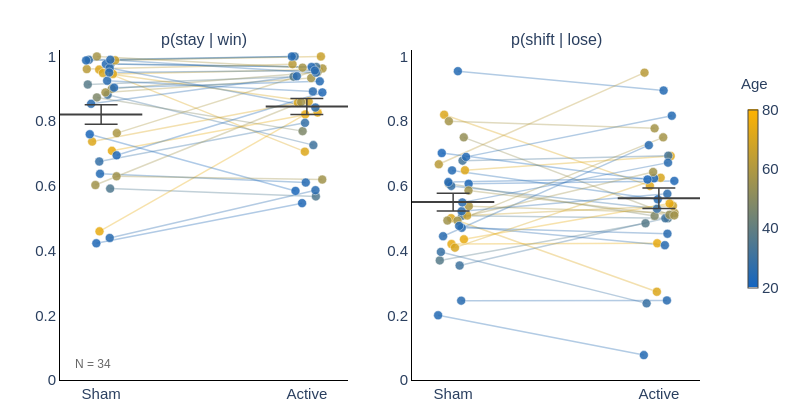
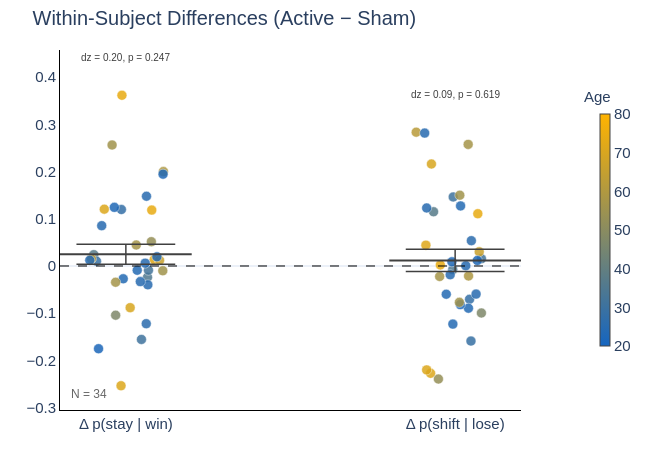

Write notebook code for charts like these, in order.
### Markdown cell above
---
## 4. Win-Stay / Lose-Shift Analysis

### Code cell
# WSLS analysis for H1 and H2
wsls_results = run_wsls_analysis(data_h1, data_h2, data)

### Figure 1 — Plotly figure (JSON) as saved in the notebook; plotly's stock layout.template omitted (floating-point values rounded to 4 significant figures)
{"data": [{"hoverinfo": "skip", "line": {"color": "rgba(79,120,143,0.35)", "width": 1.5}, "mode": "lines", "showlegend": false, "type": "scatter", "x": [0.04383, 1.044], "xaxis": "x", "y": [0.5915, 0.5676], "yaxis": "y"}, {"hoverinfo": "skip", "line": {"color": "rgba(220,167,28,0.35)", "width": 1.5}, "mode": "lines", "showlegend": false, "type": "scatter", "x": [-0.009779, 0.9902], "xaxis": "x", "y": [0.9595, 0.7059], "yaxis": "y"}, {"hoverinfo": "skip", "line": {"color": "rgba(223,168,25,0.35)", "width": 1.5}, "mode": "lines", "showlegend": false, "type": "scatter", "x": [0.05738, 1.057], "xaxis": "x", "y": [0.9459, 0.9595], "yaxis": "y"}, {"hoverinfo": "skip", "line": {"color": "rgba(63,115,157,0.35)", "width": 1.5}, "mode": "lines", "showlegend": false, "type": "scatter", "x": [0.03158, 1.032], "xaxis": "x", "y": [0.8816, 0.726], "yaxis": "y"}, {"hoverinfo": "skip", "line": {"color": "rgba(87,123,137,0.35)", "width": 1.5}, "mode": "lines", "showlegend": false, "type": "scatter", "x": [-0.06493, 0.9351], "xaxis": "x", "y": [0.9135, 0.9375], "yaxis": "y"}, {"hoverinfo": "skip", "line": {"color": "rgba(173,151,67,0.35)", "width": 1.5}, "mode": "lines", "showlegend": false, "type": "scatter", "x": [0.0761, 1.076], "xaxis": "x", "y": [0.7632, 0.963], "yaxis": "y"}, {"hoverinfo": "skip", "line": {"color": "rgba(40,107,176,0.35)", "width": 1.5}, "mode": "lines", "showlegend": false, "type": "scatter", "x": [0.04178, 1.042], "xaxis": "x", "y": [0.439, 0.5867], "yaxis": "y"}, {"hoverinfo": "skip", "line": {"color": "rgba(67,116,153,0.35)", "width": 1.5}, "mode": "lines", "showlegend": false, "type": "scatter", "x": [0.04577, 1.046], "xaxis": "x", "y": [0.9767, 0.9677], "yaxis": "y"}, {"hoverinfo": "skip", "line": {"color": "rgba(55,112,163,0.35)", "width": 1.5}, "mode": "lines", "showlegend": false, "type": "scatter", "x": [-0.0595, 0.9405], "xaxis": "x", "y": [0.9898, 1], "yaxis": "y"}, {"hoverinfo": "skip", "line": {"color": "rgba(232,171,18,0.35)", "width": 1.5}, "mode": "lines", "showlegend": false, "type": "scatter", "x": [-0.007938, 0.9921], "xaxis": "x", "y": [0.4595, 0.8209], "yaxis": "y"}, {"hoverinfo": "skip", "line": {"color": "rgba(126,136,105,0.35)", "width": 1.5}, "mode": "lines", "showlegend": false, "type": "scatter", "x": [-0.02067, 0.9793], "xaxis": "x", "y": [0.8734, 0.7692], "yaxis": "y"}, {"hoverinfo": "skip", "line": {"color": "rgba(200,160,44,0.35)", "width": 1.5}, "mode": "lines", "showlegend": false, "type": "scatter", "x": [0.06828, 1.068], "xaxis": "x", "y": [0.988, 1], "yaxis": "y"}, {"hoverinfo": "skip", "line": {"color": "rgba(36,106,179,0.35)", "width": 1.5}, "mode": "lines", "showlegend": false, "type": "scatter", "x": [0.02302, 1.023], "xaxis": "x", "y": [0.9765, 0.9674], "yaxis": "y"}, {"hoverinfo": "skip", "line": {"color": "rgba(149,143,86,0.35)", "width": 1.5}, "mode": "lines", "showlegend": false, "type": "scatter", "x": [0.05164, 1.052], "xaxis": "x", "y": [0.9, 0.9515], "yaxis": "y"}, {"hoverinfo": "skip", "line": {"color": "rgba(52,111,166,0.35)", "width": 1.5}, "mode": "lines", "showlegend": false, "type": "scatter", "x": [-0.009054, 0.9909], "xaxis": "x", "y": [0.6753, 0.7949], "yaxis": "y"}, {"hoverinfo": "skip", "line": {"color": "rgba(220,167,28,0.35)", "width": 1.5}, "mode": "lines", "showlegend": false, "type": "scatter", "x": [-0.04364, 0.9564], "xaxis": "x", "y": [0.7368, 0.8571], "yaxis": "y"}, {"hoverinfo": "skip", "line": {"color": "rgba(216,166,31,0.35)", "width": 1.5}, "mode": "lines", "showlegend": false, "type": "scatter", "x": [0.008734, 1.009], "xaxis": "x", "y": [0.949, 0.8608], "yaxis": "y"}, {"hoverinfo": "skip", "line": {"color": "rgba(185,155,57,0.35)", "width": 1.5}, "mode": "lines", "showlegend": false, "type": "scatter", "x": [-0.06979, 0.9302], "xaxis": "x", "y": [0.961, 0.9762], "yaxis": "y"}, {"hoverinfo": "skip", "line": {"color": "rgba(232,171,18,0.35)", "width": 1.5}, "mode": "lines", "showlegend": false, "type": "scatter", "x": [0.05242, 1.052], "xaxis": "x", "y": [0.7083, 0.8267], "yaxis": "y"}, {"hoverinfo": "skip", "line": {"color": "rgba(165,149,73,0.35)", "width": 1.5}, "mode": "lines", "showlegend": false, "type": "scatter", "x": [0.02107, 1.021], "xaxis": "x", "y": [0.8889, 0.9333], "yaxis": "y"}, {"hoverinfo": "skip", "line": {"color": "rgba(43,108,173,0.35)", "width": 1.5}, "mode": "lines", "showlegend": false, "type": "scatter", "x": [0.04129, 1.041], "xaxis": "x", "y": [0.9643, 0.8421], "yaxis": "y"}, {"hoverinfo": "skip", "line": {"color": "rgba(32,104,182,0.35)", "width": 1.5}, "mode": "lines", "showlegend": false, "type": "scatter", "x": [-0.02328, 0.9767], "xaxis": "x", "y": [0.4225, 0.5467], "yaxis": "y"}, {"hoverinfo": "skip", "line": {"color": "rgba(32,104,182,0.35)", "width": 1.5}, "mode": "lines", "showlegend": false, "type": "scatter", "x": [0.07531, 1.075], "xaxis": "x", "y": [0.6944, 0.8889], "yaxis": "y"}, {"hoverinfo": "skip", "line": {"color": "rgba(36,106,179,0.35)", "width": 1.5}, "mode": "lines", "showlegend": false, "type": "scatter", "x": [0.0629, 1.063], "xaxis": "x", "y": [0.9036, 0.9231], "yaxis": "y"}, {"hoverinfo": "skip", "line": {"color": "rgba(40,107,176,0.35)", "width": 1.5}, "mode": "lines", "showlegend": false, "type": "scatter", "x": [0.04454, 1.045], "xaxis": "x", "y": [0.9899, 0.95], "yaxis": "y"}, {"hoverinfo": "skip", "line": {"color": "rgba(40,107,176,0.35)", "width": 1.5}, "mode": "lines", "showlegend": false, "type": "scatter", "x": [-0.04886, 0.9511], "xaxis": "x", "y": [0.8537, 0.939], "yaxis": "y"}, {"hoverinfo": "skip", "line": {"color": "rgba(36,106,179,0.35)", "width": 1.5}, "mode": "lines", "showlegend": false, "type": "scatter", "x": [-0.005325, 0.9947], "xaxis": "x", "y": [0.6375, 0.6104], "yaxis": "y"}, {"hoverinfo": "skip", "line": {"color": "rgba(36,106,179,0.35)", "width": 1.5}, "mode": "lines", "showlegend": false, "type": "scatter", "x": [-0.07299, 0.927], "xaxis": "x", "y": [0.9878, 1], "yaxis": "y"}, {"hoverinfo": "skip", "line": {"color": "rgba(28,103,185,0.35)", "width": 1.5}, "mode": "lines", "showlegend": false, "type": "scatter", "x": [-0.05531, 0.9447], "xaxis": "x", "y": [0.7595, 0.5844], "yaxis": "y"}, {"hoverinfo": "skip", "line": {"color": "rgba(40,107,176,0.35)", "width": 1.5}, "mode": "lines", "showlegend": false, "type": "scatter", "x": [0.02929, 1.029], "xaxis": "x", "y": [0.925, 0.8919], "yaxis": "y"}, {"hoverinfo": "skip", "line": {"color": "rgba(40,107,176,0.35)", "width": 1.5}, "mode": "lines", "showlegend": false, "type": "scatter", "x": [0.03916, 1.039], "xaxis": "x", "y": [0.9505, 0.9565], "yaxis": "y"}, {"hoverinfo": "skip", "line": {"color": "rgba(161,147,76,0.35)", "width": 1.5}, "mode": "lines", "showlegend": false, "type": "scatter", "x": [0.0748, 1.075], "xaxis": "x", "y": [0.6296, 0.6196], "yaxis": "y"}, {"hoverinfo": "skip", "line": {"color": "rgba(161,147,76,0.35)", "width": 1.5}, "mode": "lines", "showlegend": false, "type": "scatter", "x": [-0.02787, 0.9721], "xaxis": "x", "y": [0.6026, 0.8587], "yaxis": "y"}, {"hoverinfo": "skip", "line": {"color": "rgba(165,149,73,0.35)", "width": 1.5}, "mode": "lines", "showlegend": false, "type": "scatter", "x": [-0.02073, 0.9793], "xaxis": "x", "y": [1, 0.9655], "yaxis": "y"}, {"hoverinfo": "text+y", "marker": {"color": ["rgb(79,120,143)", "rgb(220,167,28)", "rgb(223,168,25)", "rgb(63,115,157)", "rgb(87,123,137)", "rgb(173,151,67)", "rgb(40,107,176)", "rgb(67,116,153)", "rgb(55,112,163)", "rgb(232,171,18)", "rgb(126,136,105)", "rgb(200,160,44)", "rgb(36,106,179)", "rgb(149,143,86)", "rgb(52,111,166)", "rgb(220,167,28)", "rgb(216,166,31)", "rgb(185,155,57)", "rgb(232,171,18)", "rgb(165,149,73)", "rgb(43,108,173)", "rgb(32,104,182)", "rgb(32,104,182)", "rgb(36,106,179)", "rgb(40,107,176)", "rgb(40,107,176)", "rgb(36,106,179)", "rgb(36,106,179)", "rgb(28,103,185)", "rgb(40,107,176)", "rgb(40,107,176)", "rgb(161,147,76)", "rgb(161,147,76)", "rgb(165,149,73)"], "line": {"color": "white", "width": 0.5}, "opacity": 0.85, "size": 9}, "mode": "markers", "showlegend": false, "text": ["sub-10369<br>Age: 35", "sub-10418<br>Age: 71", "sub-10541<br>Age: 72", "sub-10559<br>Age: 31", "sub-10589<br>Age: 37", "sub-10590<br>Age: 59", "sub-10606<br>Age: 25", "sub-10608<br>Age: 32", "sub-10636<br>Age: 29", "sub-10638<br>Age: 74", "sub-10641<br>Age: 47", "sub-10649<br>Age: 66", "sub-10656<br>Age: 24", "sub-10661<br>Age: 53", "sub-10804<br>Age: 28", "sub-10809<br>Age: 71", "sub-10810<br>Age: 70", "sub-10862<br>Age: 62", "sub-10866<br>Age: 74", "sub-10886<br>Age: 57", "sub-10950<br>Age: 26", "sub-10951<br>Age: 23", "sub-10998<br>Age: 23", "sub-11016<br>Age: 24", "sub-11030<br>Age: 25", "sub-11031<br>Age: 25", "sub-11036<br>Age: 24", "sub-11286<br>Age: 24", "sub-11318<br>Age: 22", "sub-11329<br>Age: 25", "sub-11526<br>Age: 25", "sub-11563<br>Age: 56", "sub-11628<br>Age: 56", "sub-11631<br>Age: 57"], "type": "scatter", "x": [0.04383, -0.009779, 0.05738, 0.03158, -0.06493, 0.0761, 0.04178, 0.04577, -0.0595, -0.007938, -0.02067, 0.06828, 0.02302, 0.05164, -0.009054, -0.04364, 0.008734, -0.06979, 0.05242, 0.02107, 0.04129, -0.02328, 0.07531, 0.0629, 0.04454, -0.04886, -0.005325, -0.07299, -0.05531, 0.02929, 0.03916, 0.0748, -0.02787, -0.02073], "xaxis": "x", "y": [0.5915, 0.9595, 0.9459, 0.8816, 0.9135, 0.7632, 0.439, 0.9767, 0.9898, 0.4595, 0.8734, 0.988, 0.9765, 0.9, 0.6753, 0.7368, 0.949, 0.961, 0.7083, 0.8889, 0.9643, 0.4225, 0.6944, 0.9036, 0.9899, 0.8537, 0.6375, 0.9878, 0.7595, 0.925, 0.9505, 0.6296, 0.6026, 1], "yaxis": "y"}, {"hoverinfo": "skip", "line": {"color": "#404040", "width": 1.5}, "mode": "lines", "showlegend": false, "type": "scatter", "x": [0, 0], "xaxis": "x", "y": [0.7904, 0.8506], "yaxis": "y"}, {"hoverinfo": "skip", "line": {"color": "#404040", "width": 1.5}, "mode": "lines", "showlegend": false, "type": "scatter", "x": [-0.08, 0.08], "xaxis": "x", "y": [0.8506, 0.8506], "yaxis": "y"}, {"hoverinfo": "skip", "line": {"color": "#404040", "width": 1.5}, "mode": "lines", "showlegend": false, "type": "scatter", "x": [-0.08, 0.08], "xaxis": "x", "y": [0.7904, 0.7904], "yaxis": "y"}, {"hoverinfo": "text", "line": {"color": "#404040", "width": 2}, "mode": "lines", "showlegend": false, "text": ["Sham mean: 0.821", "Sham mean: 0.821"], "type": "scatter", "x": [-0.2, 0.2], "xaxis": "x", "y": [0.8205, 0.8205], "yaxis": "y"}, {"hoverinfo": "text+y", "marker": {"color": ["rgb(79,120,143)", "rgb(220,167,28)", "rgb(223,168,25)", "rgb(63,115,157)", "rgb(87,123,137)", "rgb(173,151,67)", "rgb(40,107,176)", "rgb(67,116,153)", "rgb(55,112,163)", "rgb(232,171,18)", "rgb(126,136,105)", "rgb(200,160,44)", "rgb(36,106,179)", "rgb(149,143,86)", "rgb(52,111,166)", "rgb(220,167,28)", "rgb(216,166,31)", "rgb(185,155,57)", "rgb(232,171,18)", "rgb(165,149,73)", "rgb(43,108,173)", "rgb(32,104,182)", "rgb(32,104,182)", "rgb(36,106,179)", "rgb(40,107,176)", "rgb(40,107,176)", "rgb(36,106,179)", "rgb(36,106,179)", "rgb(28,103,185)", "rgb(40,107,176)", "rgb(40,107,176)", "rgb(161,147,76)", "rgb(161,147,76)", "rgb(165,149,73)"], "line": {"color": "white", "width": 0.5}, "opacity": 0.85, "size": 9}, "mode": "markers", "showlegend": false, "text": ["sub-10369<br>Age: 35", "sub-10418<br>Age: 71", "sub-10541<br>Age: 72", "sub-10559<br>Age: 31", "sub-10589<br>Age: 37", "sub-10590<br>Age: 59", "sub-10606<br>Age: 25", "sub-10608<br>Age: 32", "sub-10636<br>Age: 29", "sub-10638<br>Age: 74", "sub-10641<br>Age: 47", "sub-10649<br>Age: 66", "sub-10656<br>Age: 24", "sub-10661<br>Age: 53", "sub-10804<br>Age: 28", "sub-10809<br>Age: 71", "sub-10810<br>Age: 70", "sub-10862<br>Age: 62", "sub-10866<br>Age: 74", "sub-10886<br>Age: 57", "sub-10950<br>Age: 26", "sub-10951<br>Age: 23", "sub-10998<br>Age: 23", "sub-11016<br>Age: 24", "sub-11030<br>Age: 25", "sub-11031<br>Age: 25", "sub-11036<br>Age: 24", "sub-11286<br>Age: 24", "sub-11318<br>Age: 22", "sub-11329<br>Age: 25", "sub-11526<br>Age: 25", "sub-11563<br>Age: 56", "sub-11628<br>Age: 56", "sub-11631<br>Age: 57"], "type": "scatter", "x": [1.044, 0.9902, 1.057, 1.032, 0.9351, 1.076, 1.042, 1.046, 0.9405, 0.9921, 0.9793, 1.068, 1.023, 1.052, 0.9909, 0.9564, 1.009, 0.9302, 1.052, 1.021, 1.041, 0.9767, 1.075, 1.063, 1.045, 0.9511, 0.9947, 0.927, 0.9447, 1.029, 1.039, 1.075, 0.9721, 0.9793], "xaxis": "x", "y": [0.5676, 0.7059, 0.9595, 0.726, 0.9375, 0.963, 0.5867, 0.9677, 1, 0.8209, 0.7692, 1, 0.9674, 0.9515, 0.7949, 0.8571, 0.8608, 0.9762, 0.8267, 0.9333, 0.8421, 0.5467, 0.8889, 0.9231, 0.95, 0.939, 0.6104, 1, 0.5844, 0.8919, 0.9565, 0.6196, 0.8587, 0.9655], "yaxis": "y"}, {"hoverinfo": "skip", "line": {"color": "#404040", "width": 1.5}, "mode": "lines", "showlegend": false, "type": "scatter", "x": [1, 1], "xaxis": "x", "y": [0.8209, 0.8702], "yaxis": "y"}, {"hoverinfo": "skip", "line": {"color": "#404040", "width": 1.5}, "mode": "lines", "showlegend": false, "type": "scatter", "x": [0.92, 1.08], "xaxis": "x", "y": [0.8702, 0.8702], "yaxis": "y"}, {"hoverinfo": "skip", "line": {"color": "#404040", "width": 1.5}, "mode": "lines", "showlegend": false, "type": "scatter", "x": [0.92, 1.08], "xaxis": "x", "y": [0.8209, 0.8209], "yaxis": "y"}, {"hoverinfo": "text", "line": {"color": "#404040", "width": 2}, "mode": "lines", "showlegend": false, "text": ["Active mean: 0.846", "Active mean: 0.846"], "type": "scatter", "x": [0.8, 1.2], "xaxis": "x", "y": [0.8455, 0.8455], "yaxis": "y"}, {"hoverinfo": "skip", "line": {"color": "rgba(79,120,143,0.35)", "width": 1.5}, "mode": "lines", "showlegend": false, "type": "scatter", "x": [0.04383, 1.044], "xaxis": "x2", "y": [0.5077, 0.5], "yaxis": "y2"}, {"hoverinfo": "skip", "line": {"color": "rgba(220,167,28,0.35)", "width": 1.5}, "mode": "lines", "showlegend": false, "type": "scatter", "x": [-0.009779, 0.9902], "xaxis": "x2", "y": [0.5, 0.2727], "yaxis": "y2"}, {"hoverinfo": "skip", "line": {"color": "rgba(223,168,25,0.35)", "width": 1.5}, "mode": "lines", "showlegend": false, "type": "scatter", "x": [0.05738, 1.057], "xaxis": "x2", "y": [0.6481, 0.6923], "yaxis": "y2"}, {"hoverinfo": "skip", "line": {"color": "rgba(63,115,157,0.35)", "width": 1.5}, "mode": "lines", "showlegend": false, "type": "scatter", "x": [0.03158, 1.032], "xaxis": "x2", "y": [0.3538, 0.5], "yaxis": "y2"}, {"hoverinfo": "skip", "line": {"color": "rgba(87,123,137,0.35)", "width": 1.5}, "mode": "lines", "showlegend": false, "type": "scatter", "x": [-0.06493, 0.9351], "xaxis": "x2", "y": [0.3696, 0.4844], "yaxis": "y2"}, {"hoverinfo": "skip", "line": {"color": "rgba(173,151,67,0.35)", "width": 1.5}, "mode": "lines", "showlegend": false, "type": "scatter", "x": [0.0761, 1.076], "xaxis": "x2", "y": [0.5373, 0.5161], "yaxis": "y2"}, {"hoverinfo": "skip", "line": {"color": "rgba(40,107,176,0.35)", "width": 1.5}, "mode": "lines", "showlegend": false, "type": "scatter", "x": [0.04178, 1.042], "xaxis": "x2", "y": [0.4706, 0.4521], "yaxis": "y2"}, {"hoverinfo": "skip", "line": {"color": "rgba(67,116,153,0.35)", "width": 1.5}, "mode": "lines", "showlegend": false, "type": "scatter", "x": [0.04577, 1.046], "xaxis": "x2", "y": [0.678, 0.6933], "yaxis": "y2"}, {"hoverinfo": "skip", "line": {"color": "rgba(55,112,163,0.35)", "width": 1.5}, "mode": "lines", "showlegend": false, "type": "scatter", "x": [-0.0595, 0.9405], "xaxis": "x2", "y": [0.3958, 0.2368], "yaxis": "y2"}, {"hoverinfo": "skip", "line": {"color": "rgba(232,171,18,0.35)", "width": 1.5}, "mode": "lines", "showlegend": false, "type": "scatter", "x": [-0.007938, 0.9921], "xaxis": "x2", "y": [0.4203, 0.4225], "yaxis": "y2"}, {"hoverinfo": "skip", "line": {"color": "rgba(126,136,105,0.35)", "width": 1.5}, "mode": "lines", "showlegend": false, "type": "scatter", "x": [-0.02067, 0.9793], "xaxis": "x2", "y": [0.6066, 0.507], "yaxis": "y2"}, {"hoverinfo": "skip", "line": {"color": "rgba(200,160,44,0.35)", "width": 1.5}, "mode": "lines", "showlegend": false, "type": "scatter", "x": [0.06828, 1.068], "xaxis": "x2", "y": [0.5085, 0.5385], "yaxis": "y2"}, {"hoverinfo": "skip", "line": {"color": "rgba(36,106,179,0.35)", "width": 1.5}, "mode": "lines", "showlegend": false, "type": "scatter", "x": [0.02302, 1.023], "xaxis": "x2", "y": [0.9545, 0.8947], "yaxis": "y2"}, {"hoverinfo": "skip", "line": {"color": "rgba(149,143,86,0.35)", "width": 1.5}, "mode": "lines", "showlegend": false, "type": "scatter", "x": [0.05164, 1.052], "xaxis": "x2", "y": [0.75, 0.5106], "yaxis": "y2"}, {"hoverinfo": "skip", "line": {"color": "rgba(52,111,166,0.35)", "width": 1.5}, "mode": "lines", "showlegend": false, "type": "scatter", "x": [-0.009054, 0.9909], "xaxis": "x2", "y": [0.6, 0.5294], "yaxis": "y2"}, {"hoverinfo": "skip", "line": {"color": "rgba(220,167,28,0.35)", "width": 1.5}, "mode": "lines", "showlegend": false, "type": "scatter", "x": [-0.04364, 0.9564], "xaxis": "x2", "y": [0.82, 0.6], "yaxis": "y2"}, {"hoverinfo": "skip", "line": {"color": "rgba(216,166,31,0.35)", "width": 1.5}, "mode": "lines", "showlegend": false, "type": "scatter", "x": [0.008734, 1.009], "xaxis": "x2", "y": [0.4091, 0.625], "yaxis": "y2"}, {"hoverinfo": "skip", "line": {"color": "rgba(185,155,57,0.35)", "width": 1.5}, "mode": "lines", "showlegend": false, "type": "scatter", "x": [-0.06979, 0.9302], "xaxis": "x2", "y": [0.6667, 0.95], "yaxis": "y2"}, {"hoverinfo": "skip", "line": {"color": "rgba(232,171,18,0.35)", "width": 1.5}, "mode": "lines", "showlegend": false, "type": "scatter", "x": [0.05242, 1.052], "xaxis": "x2", "y": [0.4348, 0.5455], "yaxis": "y2"}, {"hoverinfo": "skip", "line": {"color": "rgba(165,149,73,0.35)", "width": 1.5}, "mode": "lines", "showlegend": false, "type": "scatter", "x": [0.02107, 1.021], "xaxis": "x2", "y": [0.4925, 0.75], "yaxis": "y2"}, {"hoverinfo": "skip", "line": {"color": "rgba(43,108,173,0.35)", "width": 1.5}, "mode": "lines", "showlegend": false, "type": "scatter", "x": [0.04129, 1.041], "xaxis": "x2", "y": [0.5217, 0.5753], "yaxis": "y2"}, {"hoverinfo": "skip", "line": {"color": "rgba(32,104,182,0.35)", "width": 1.5}, "mode": "lines", "showlegend": false, "type": "scatter", "x": [-0.02328, 0.9767], "xaxis": "x2", "y": [0.6118, 0.6234], "yaxis": "y2"}, {"hoverinfo": "skip", "line": {"color": "rgba(32,104,182,0.35)", "width": 1.5}, "mode": "lines", "showlegend": false, "type": "scatter", "x": [0.07531, 1.075], "xaxis": "x2", "y": [0.6066, 0.6154], "yaxis": "y2"}, {"hoverinfo": "skip", "line": {"color": "rgba(36,106,179,0.35)", "width": 1.5}, "mode": "lines", "showlegend": false, "type": "scatter", "x": [0.0629, 1.063], "xaxis": "x2", "y": [0.6897, 0.8169], "yaxis": "y2"}, {"hoverinfo": "skip", "line": {"color": "rgba(40,107,176,0.35)", "width": 1.5}, "mode": "lines", "showlegend": false, "type": "scatter", "x": [0.04454, 1.045], "xaxis": "x2", "y": [0.549, 0.6719], "yaxis": "y2"}, {"hoverinfo": "skip", "line": {"color": "rgba(40,107,176,0.35)", "width": 1.5}, "mode": "lines", "showlegend": false, "type": "scatter", "x": [-0.04886, 0.9511], "xaxis": "x2", "y": [0.4444, 0.7258], "yaxis": "y2"}, {"hoverinfo": "skip", "line": {"color": "rgba(36,106,179,0.35)", "width": 1.5}, "mode": "lines", "showlegend": false, "type": "scatter", "x": [-0.005325, 0.9947], "xaxis": "x2", "y": [0.6479, 0.5584], "yaxis": "y2"}, {"hoverinfo": "skip", "line": {"color": "rgba(36,106,179,0.35)", "width": 1.5}, "mode": "lines", "showlegend": false, "type": "scatter", "x": [-0.07299, 0.927], "xaxis": "x2", "y": [0.2, 0.07692], "yaxis": "y2"}, {"hoverinfo": "skip", "line": {"color": "rgba(28,103,185,0.35)", "width": 1.5}, "mode": "lines", "showlegend": false, "type": "scatter", "x": [-0.05531, 0.9447], "xaxis": "x2", "y": [0.7015, 0.6197], "yaxis": "y2"}, {"hoverinfo": "skip", "line": {"color": "rgba(40,107,176,0.35)", "width": 1.5}, "mode": "lines", "showlegend": false, "type": "scatter", "x": [0.02929, 1.029], "xaxis": "x2", "y": [0.4762, 0.4167], "yaxis": "y2"}, {"hoverinfo": "skip", "line": {"color": "rgba(40,107,176,0.35)", "width": 1.5}, "mode": "lines", "showlegend": false, "type": "scatter", "x": [0.03916, 1.039], "xaxis": "x2", "y": [0.2453, 0.2459], "yaxis": "y2"}, {"hoverinfo": "skip", "line": {"color": "rgba(161,147,76,0.35)", "width": 1.5}, "mode": "lines", "showlegend": false, "type": "scatter", "x": [0.0748, 1.075], "xaxis": "x2", "y": [0.5857, 0.5088], "yaxis": "y2"}, {"hoverinfo": "skip", "line": {"color": "rgba(161,147,76,0.35)", "width": 1.5}, "mode": "lines", "showlegend": false, "type": "scatter", "x": [-0.02787, 0.9721], "xaxis": "x2", "y": [0.493, 0.6429], "yaxis": "y2"}, {"hoverinfo": "skip", "line": {"color": "rgba(165,149,73,0.35)", "width": 1.5}, "mode": "lines", "showlegend": false, "type": "scatter", "x": [-0.02073, 0.9793], "xaxis": "x2", "y": [0.8, 0.7778], "yaxis": "y2"}, {"hoverinfo": "text+y", "marker": {"color": ["rgb(79,120,143)", "rgb(220,167,28)", "rgb(223,168,25)", "rgb(63,115,157)", "rgb(87,123,137)", "rgb(173,151,67)", "rgb(40,107,176)", "rgb(67,116,153)", "rgb(55,112,163)", "rgb(232,171,18)", "rgb(126,136,105)", "rgb(200,160,44)", "rgb(36,106,179)", "rgb(149,143,86)", "rgb(52,111,166)", "rgb(220,167,28)", "rgb(216,166,31)", "rgb(185,155,57)", "rgb(232,171,18)", "rgb(165,149,73)", "rgb(43,108,173)", "rgb(32,104,182)", "rgb(32,104,182)", "rgb(36,106,179)", "rgb(40,107,176)", "rgb(40,107,176)", "rgb(36,106,179)", "rgb(36,106,179)", "rgb(28,103,185)", "rgb(40,107,176)", "rgb(40,107,176)", "rgb(161,147,76)", "rgb(161,147,76)", "rgb(165,149,73)"], "line": {"color": "white", "width": 0.5}, "opacity": 0.85, "size": 9}, "mode": "markers", "showlegend": false, "text": ["sub-10369<br>Age: 35", "sub-10418<br>Age: 71", "sub-10541<br>Age: 72", "sub-10559<br>Age: 31", "sub-10589<br>Age: 37", "sub-10590<br>Age: 59", "sub-10606<br>Age: 25", "sub-10608<br>Age: 32", "sub-10636<br>Age: 29", "sub-10638<br>Age: 74", "sub-10641<br>Age: 47", "sub-10649<br>Age: 66", "sub-10656<br>Age: 24", "sub-10661<br>Age: 53", "sub-10804<br>Age: 28", "sub-10809<br>Age: 71", "sub-10810<br>Age: 70", "sub-10862<br>Age: 62", "sub-10866<br>Age: 74", "sub-10886<br>Age: 57", "sub-10950<br>Age: 26", "sub-10951<br>Age: 23", "sub-10998<br>Age: 23", "sub-11016<br>Age: 24", "sub-11030<br>Age: 25", "sub-11031<br>Age: 25", "sub-11036<br>Age: 24", "sub-11286<br>Age: 24", "sub-11318<br>Age: 22", "sub-11329<br>Age: 25", "sub-11526<br>Age: 25", "sub-11563<br>Age: 56", "sub-11628<br>Age: 56", "sub-11631<br>Age: 57"], "type": "scatter", "x": [0.04383, -0.009779, 0.05738, 0.03158, -0.06493, 0.0761, 0.04178, 0.04577, -0.0595, -0.007938, -0.02067, 0.06828, 0.02302, 0.05164, -0.009054, -0.04364, 0.008734, -0.06979, 0.05242, 0.02107, 0.04129, -0.02328, 0.07531, 0.0629, 0.04454, -0.04886, -0.005325, -0.07299, -0.05531, 0.02929, 0.03916, 0.0748, -0.02787, -0.02073], "xaxis": "x2", "y": [0.5077, 0.5, 0.6481, 0.3538, 0.3696, 0.5373, 0.4706, 0.678, 0.3958, 0.4203, 0.6066, 0.5085, 0.9545, 0.75, 0.6, 0.82, 0.4091, 0.6667, 0.4348, 0.4925, 0.5217, 0.6118, 0.6066, 0.6897, 0.549, 0.4444, 0.6479, 0.2, 0.7015, 0.4762, 0.2453, 0.5857, 0.493, 0.8], "yaxis": "y2"}, {"hoverinfo": "skip", "line": {"color": "#404040", "width": 1.5}, "mode": "lines", "showlegend": false, "type": "scatter", "x": [0, 0], "xaxis": "x2", "y": [0.5225, 0.5773], "yaxis": "y2"}, {"hoverinfo": "skip", "line": {"color": "#404040", "width": 1.5}, "mode": "lines", "showlegend": false, "type": "scatter", "x": [-0.08, 0.08], "xaxis": "x2", "y": [0.5773, 0.5773], "yaxis": "y2"}, {"hoverinfo": "skip", "line": {"color": "#404040", "width": 1.5}, "mode": "lines", "showlegend": false, "type": "scatter", "x": [-0.08, 0.08], "xaxis": "x2", "y": [0.5225, 0.5225], "yaxis": "y2"}, {"hoverinfo": "text", "line": {"color": "#404040", "width": 2}, "mode": "lines", "showlegend": false, "text": ["Sham mean: 0.550", "Sham mean: 0.550"], "type": "scatter", "x": [-0.2, 0.2], "xaxis": "x2", "y": [0.5499, 0.5499], "yaxis": "y2"}, {"hoverinfo": "text+y", "marker": {"color": ["rgb(79,120,143)", "rgb(220,167,28)", "rgb(223,168,25)", "rgb(63,115,157)", "rgb(87,123,137)", "rgb(173,151,67)", "rgb(40,107,176)", "rgb(67,116,153)", "rgb(55,112,163)", "rgb(232,171,18)", "rgb(126,136,105)", "rgb(200,160,44)", "rgb(36,106,179)", "rgb(149,143,86)", "rgb(52,111,166)", "rgb(220,167,28)", "rgb(216,166,31)", "rgb(185,155,57)", "rgb(232,171,18)", "rgb(165,149,73)", "rgb(43,108,173)", "rgb(32,104,182)", "rgb(32,104,182)", "rgb(36,106,179)", "rgb(40,107,176)", "rgb(40,107,176)", "rgb(36,106,179)", "rgb(36,106,179)", "rgb(28,103,185)", "rgb(40,107,176)", "rgb(40,107,176)", "rgb(161,147,76)", "rgb(161,147,76)", "rgb(165,149,73)"], "line": {"color": "white", "width": 0.5}, "opacity": 0.85, "size": 9}, "mode": "markers", "showlegend": false, "text": ["sub-10369<br>Age: 35", "sub-10418<br>Age: 71", "sub-10541<br>Age: 72", "sub-10559<br>Age: 31", "sub-10589<br>Age: 37", "sub-10590<br>Age: 59", "sub-10606<br>Age: 25", "sub-10608<br>Age: 32", "sub-10636<br>Age: 29", "sub-10638<br>Age: 74", "sub-10641<br>Age: 47", "sub-10649<br>Age: 66", "sub-10656<br>Age: 24", "sub-10661<br>Age: 53", "sub-10804<br>Age: 28", "sub-10809<br>Age: 71", "sub-10810<br>Age: 70", "sub-10862<br>Age: 62", "sub-10866<br>Age: 74", "sub-10886<br>Age: 57", "sub-10950<br>Age: 26", "sub-10951<br>Age: 23", "sub-10998<br>Age: 23", "sub-11016<br>Age: 24", "sub-11030<br>Age: 25", "sub-11031<br>Age: 25", "sub-11036<br>Age: 24", "sub-11286<br>Age: 24", "sub-11318<br>Age: 22", "sub-11329<br>Age: 25", "sub-11526<br>Age: 25", "sub-11563<br>Age: 56", "sub-11628<br>Age: 56", "sub-11631<br>Age: 57"], "type": "scatter", "x": [1.044, 0.9902, 1.057, 1.032, 0.9351, 1.076, 1.042, 1.046, 0.9405, 0.9921, 0.9793, 1.068, 1.023, 1.052, 0.9909, 0.9564, 1.009, 0.9302, 1.052, 1.021, 1.041, 0.9767, 1.075, 1.063, 1.045, 0.9511, 0.9947, 0.927, 0.9447, 1.029, 1.039, 1.075, 0.9721, 0.9793], "xaxis": "x2", "y": [0.5, 0.2727, 0.6923, 0.5, 0.4844, 0.5161, 0.4521, 0.6933, 0.2368, 0.4225, 0.507, 0.5385, 0.8947, 0.5106, 0.5294, 0.6, 0.625, 0.95, 0.5455, 0.75, 0.5753, 0.6234, 0.6154, 0.8169, 0.6719, 0.7258, 0.5584, 0.07692, 0.6197, 0.4167, 0.2459, 0.5088, 0.6429, 0.7778], "yaxis": "y2"}, {"hoverinfo": "skip", "line": {"color": "#404040", "width": 1.5}, "mode": "lines", "showlegend": false, "type": "scatter", "x": [1, 1], "xaxis": "x2", "y": [0.5303, 0.5931], "yaxis": "y2"}, {"hoverinfo": "skip", "line": {"color": "#404040", "width": 1.5}, "mode": "lines", "showlegend": false, "type": "scatter", "x": [0.92, 1.08], "xaxis": "x2", "y": [0.5931, 0.5931], "yaxis": "y2"}, {"hoverinfo": "skip", "line": {"color": "#404040", "width": 1.5}, "mode": "lines", "showlegend": false, "type": "scatter", "x": [0.92, 1.08], "xaxis": "x2", "y": [0.5303, 0.5303], "yaxis": "y2"}, {"hoverinfo": "text", "line": {"color": "#404040", "width": 2}, "mode": "lines", "showlegend": false, "text": ["Active mean: 0.562", "Active mean: 0.562"], "type": "scatter", "x": [0.8, 1.2], "xaxis": "x2", "y": [0.5617, 0.5617], "yaxis": "y2"}, {"hoverinfo": "skip", "marker": {"cmax": 80, "cmin": 20, "color": [20, 21.22, 22.45, 23.67, 24.9, 26.12, 27.35, 28.57, 29.8, 31.02, 32.24, 33.47, 34.69, 35.92, 37.14, 38.37, 39.59, 40.82, 42.04, 43.27, 44.49, 45.71, 46.94, 48.16, 49.39, 50.61, 51.84, 53.06, 54.29, 55.51, 56.73, 57.96, 59.18, 60.41, 61.63, 62.86, 64.08, 65.31, 66.53, 67.76, 68.98, 70.2, 71.43, 72.65, 73.88, 75.1, 76.33, 77.55, 78.78, 80], "colorbar": {"len": 0.6, "thickness": 10, "tickfont": {"size": 15}, "x": 1.06, "y": 0.55}, "colorscale": [[0, "#1565C0"], [1, "#FFB300"]], "size": 0.1}, "mode": "markers", "showlegend": false, "type": "scatter", "x": [null, null, null, null, null, null, null, null, null, null, null, null, null, null, null, null, null, null, null, null, null, null, null, null, null, null, null, null, null, null, null, null, null, null, null, null, null, null, null, null, null, null, null, null, null, null, null, null, null, null], "y": [null, null, null, null, null, null, null, null, null, null, null, null, null, null, null, null, null, null, null, null, null, null, null, null, null, null, null, null, null, null, null, null, null, null, null, null, null, null, null, null, null, null, null, null, null, null, null, null, null, null]}], "layout": {"annotations": [{"font": {"size": 16}, "showarrow": false, "text": "p(stay | win)", "x": 0.225, "xanchor": "center", "xref": "paper", "y": 1, "yanchor": "bottom", "yref": "paper"}, {"font": {"size": 16}, "showarrow": false, "text": "p(shift | lose)", "x": 0.775, "xanchor": "center", "xref": "paper", "y": 1, "yanchor": "bottom", "yref": "paper"}, {"font": {"size": 15}, "showarrow": false, "text": "Age", "x": 1.11, "xref": "paper", "y": 0.93, "yref": "paper"}, {"font": {"color": "#666666", "size": 12}, "showarrow": false, "text": "N = 34", "x": 0.02, "xanchor": "left", "xref": "paper", "y": 0.02, "yref": "paper"}], "font": {"family": "Arial", "size": 14}, "height": 420, "margin": {"b": 40, "l": 60, "r": 100, "t": 50}, "width": 800, "xaxis": {"anchor": "y", "autorange": true, "domain": [0, 0.45], "linecolor": "black", "linewidth": 1, "range": [-0.2, 1.2], "showgrid": false, "showline": true, "tickfont": {"size": 15}, "ticktext": ["Sham", "Active"], "tickvals": [0, 1], "type": "linear", "zeroline": false}, "xaxis2": {"anchor": "y2", "autorange": true, "domain": [0.55, 1], "linecolor": "black", "linewidth": 1, "range": [-0.2, 1.2], "showgrid": false, "showline": true, "tickfont": {"size": 15}, "ticktext": ["Sham", "Active"], "tickvals": [0, 1], "type": "linear", "zeroline": false}, "yaxis": {"anchor": "x", "domain": [0, 1], "linecolor": "black", "linewidth": 1, "range": [0, 1.02], "showgrid": false, "showline": true, "tickfont": {"size": 15}, "type": "linear"}, "yaxis2": {"anchor": "x2", "domain": [0, 1], "linecolor": "black", "linewidth": 1, "range": [0, 1.02], "showgrid": false, "showline": true, "tickfont": {"size": 15}, "type": "linear"}}}

### Figure 2 — Plotly figure (JSON) as saved in the notebook; plotly's stock layout.template omitted (floating-point values rounded to 4 significant figures)
{"data": [{"hoverinfo": "text+y", "marker": {"color": ["rgb(79,120,143)", "rgb(220,167,28)", "rgb(223,168,25)", "rgb(63,115,157)", "rgb(87,123,137)", "rgb(173,151,67)", "rgb(40,107,176)", "rgb(67,116,153)", "rgb(55,112,163)", "rgb(232,171,18)", "rgb(126,136,105)", "rgb(200,160,44)", "rgb(36,106,179)", "rgb(149,143,86)", "rgb(52,111,166)", "rgb(220,167,28)", "rgb(216,166,31)", "rgb(185,155,57)", "rgb(232,171,18)", "rgb(165,149,73)", "rgb(43,108,173)", "rgb(32,104,182)", "rgb(32,104,182)", "rgb(36,106,179)", "rgb(40,107,176)", "rgb(40,107,176)", "rgb(36,106,179)", "rgb(36,106,179)", "rgb(28,103,185)", "rgb(40,107,176)", "rgb(40,107,176)", "rgb(161,147,76)", "rgb(161,147,76)", "rgb(165,149,73)"], "line": {"color": "white", "width": 0.5}, "opacity": 0.85, "size": 10}, "mode": "markers", "showlegend": false, "text": ["sub-10369<br>Age: 35<br>Δ: -0.024", "sub-10418<br>Age: 71<br>Δ: -0.254", "sub-10541<br>Age: 72<br>Δ: 0.014", "sub-10559<br>Age: 31<br>Δ: -0.156", "sub-10589<br>Age: 37<br>Δ: 0.024", "sub-10590<br>Age: 59<br>Δ: 0.200", "sub-10606<br>Age: 25<br>Δ: 0.148", "sub-10608<br>Age: 32<br>Δ: -0.009", "sub-10636<br>Age: 29<br>Δ: 0.010", "sub-10638<br>Age: 74<br>Δ: 0.361", "sub-10641<br>Age: 47<br>Δ: -0.104", "sub-10649<br>Age: 66<br>Δ: 0.012", "sub-10656<br>Age: 24<br>Δ: -0.009", "sub-10661<br>Age: 53<br>Δ: 0.051", "sub-10804<br>Age: 28<br>Δ: 0.120", "sub-10809<br>Age: 71<br>Δ: 0.120", "sub-10810<br>Age: 70<br>Δ: -0.088", "sub-10862<br>Age: 62<br>Δ: 0.015", "sub-10866<br>Age: 74<br>Δ: 0.118", "sub-10886<br>Age: 57<br>Δ: 0.044", "sub-10950<br>Age: 26<br>Δ: -0.122", "sub-10951<br>Age: 23<br>Δ: 0.124", "sub-10998<br>Age: 23<br>Δ: 0.194", "sub-11016<br>Age: 24<br>Δ: 0.019", "sub-11030<br>Age: 25<br>Δ: -0.040", "sub-11031<br>Age: 25<br>Δ: 0.085", "sub-11036<br>Age: 24<br>Δ: -0.027", "sub-11286<br>Age: 24<br>Δ: 0.012", "sub-11318<br>Age: 22<br>Δ: -0.175", "sub-11329<br>Age: 25<br>Δ: -0.033", "sub-11526<br>Age: 25<br>Δ: 0.006", "sub-11563<br>Age: 56<br>Δ: -0.010", "sub-11628<br>Age: 56<br>Δ: 0.256", "sub-11631<br>Age: 57<br>Δ: -0.034"], "type": "scatter", "x": [0.06575, -0.01467, 0.08606, 0.04737, -0.0974, 0.1141, 0.06267, 0.06866, -0.08925, -0.01191, -0.03101, 0.1024, 0.03453, 0.07746, -0.01358, -0.06546, 0.0131, -0.1047, 0.07863, 0.0316, 0.06194, -0.03491, 0.113, 0.09435, 0.06681, -0.07329, -0.007987, -0.1095, -0.08297, 0.04393, 0.05874, 0.1122, -0.0418, -0.03109], "y": [-0.02398, -0.2536, 0.01351, -0.1556, 0.02404, 0.1998, 0.1476, -0.009002, 0.0102, 0.3614, -0.1042, 0.01205, -0.009079, 0.05146, 0.1195, 0.1203, -0.08822, 0.01515, 0.1183, 0.04444, -0.1222, 0.1241, 0.1944, 0.01946, -0.0399, 0.08537, -0.02711, 0.0122, -0.1751, -0.03311, 0.006027, -0.01006, 0.2561, -0.03448]}, {"hoverinfo": "skip", "line": {"color": "#404040", "width": 1.5}, "mode": "lines", "showlegend": false, "type": "scatter", "x": [0, 0], "y": [0.003798, 0.04621]}, {"hoverinfo": "skip", "line": {"color": "#404040", "width": 1.5}, "mode": "lines", "showlegend": false, "type": "scatter", "x": [-0.15, 0.15], "y": [0.04621, 0.04621]}, {"hoverinfo": "skip", "line": {"color": "#404040", "width": 1.5}, "mode": "lines", "showlegend": false, "type": "scatter", "x": [-0.15, 0.15], "y": [0.003798, 0.003798]}, {"hoverinfo": "text", "line": {"color": "#404040", "width": 2}, "mode": "lines", "showlegend": false, "text": ["Mean Δ: 0.025", "Mean Δ: 0.025"], "type": "scatter", "x": [-0.2, 0.2], "y": [0.025, 0.025]}, {"hoverinfo": "text+y", "marker": {"color": ["rgb(79,120,143)", "rgb(220,167,28)", "rgb(223,168,25)", "rgb(63,115,157)", "rgb(87,123,137)", "rgb(173,151,67)", "rgb(40,107,176)", "rgb(67,116,153)", "rgb(55,112,163)", "rgb(232,171,18)", "rgb(126,136,105)", "rgb(200,160,44)", "rgb(36,106,179)", "rgb(149,143,86)", "rgb(52,111,166)", "rgb(220,167,28)", "rgb(216,166,31)", "rgb(185,155,57)", "rgb(232,171,18)", "rgb(165,149,73)", "rgb(43,108,173)", "rgb(32,104,182)", "rgb(32,104,182)", "rgb(36,106,179)", "rgb(40,107,176)", "rgb(40,107,176)", "rgb(36,106,179)", "rgb(36,106,179)", "rgb(28,103,185)", "rgb(40,107,176)", "rgb(40,107,176)", "rgb(161,147,76)", "rgb(161,147,76)", "rgb(165,149,73)"], "line": {"color": "white", "width": 0.5}, "opacity": 0.85, "size": 10}, "mode": "markers", "showlegend": false, "text": ["sub-10369<br>Age: 35<br>Δ: -0.008", "sub-10418<br>Age: 71<br>Δ: -0.227", "sub-10541<br>Age: 72<br>Δ: 0.044", "sub-10559<br>Age: 31<br>Δ: 0.146", "sub-10589<br>Age: 37<br>Δ: 0.115", "sub-10590<br>Age: 59<br>Δ: -0.021", "sub-10606<br>Age: 25<br>Δ: -0.019", "sub-10608<br>Age: 32<br>Δ: 0.015", "sub-10636<br>Age: 29<br>Δ: -0.159", "sub-10638<br>Age: 74<br>Δ: 0.002", "sub-10641<br>Age: 47<br>Δ: -0.100", "sub-10649<br>Age: 66<br>Δ: 0.030", "sub-10656<br>Age: 24<br>Δ: -0.060", "sub-10661<br>Age: 53<br>Δ: -0.239", "sub-10804<br>Age: 28<br>Δ: -0.071", "sub-10809<br>Age: 71<br>Δ: -0.220", "sub-10810<br>Age: 70<br>Δ: 0.216", "sub-10862<br>Age: 62<br>Δ: 0.283", "sub-10866<br>Age: 74<br>Δ: 0.111", "sub-10886<br>Age: 57<br>Δ: 0.257", "sub-10950<br>Age: 26<br>Δ: 0.054", "sub-10951<br>Age: 23<br>Δ: 0.012", "sub-10998<br>Age: 23<br>Δ: 0.009", "sub-11016<br>Age: 24<br>Δ: 0.127", "sub-11030<br>Age: 25<br>Δ: 0.123", "sub-11031<br>Age: 25<br>Δ: 0.281", "sub-11036<br>Age: 24<br>Δ: -0.089", "sub-11286<br>Age: 24<br>Δ: -0.123", "sub-11318<br>Age: 22<br>Δ: -0.082", "sub-11329<br>Age: 25<br>Δ: -0.060", "sub-11526<br>Age: 25<br>Δ: 0.001", "sub-11563<br>Age: 56<br>Δ: -0.077", "sub-11628<br>Age: 56<br>Δ: 0.150", "sub-11631<br>Age: 57<br>Δ: -0.022"], "type": "scatter", "x": [0.9927, 0.9255, 0.9112, 0.9942, 0.9345, 1.041, 0.9849, 1.08, 1.048, 0.955, 1.08, 1.073, 0.973, 0.9492, 1.044, 0.9135, 0.928, 0.8818, 1.069, 1.04, 1.049, 1.067, 0.9901, 1.016, 0.9136, 0.9075, 1.04, 0.9931, 1.016, 1.064, 1.032, 1.013, 1.014, 0.9529], "y": [-0.007692, -0.2273, 0.04416, 0.1462, 0.1148, -0.02118, -0.01853, 0.01537, -0.159, 0.002245, -0.09952, 0.02999, -0.05981, -0.2394, -0.07059, -0.22, 0.2159, 0.2833, 0.1107, 0.2575, 0.0536, 0.01161, 0.008827, 0.1272, 0.1229, 0.2814, -0.08945, -0.1231, -0.08177, -0.05952, 0.0006186, -0.07694, 0.1499, -0.02222]}, {"hoverinfo": "skip", "line": {"color": "#404040", "width": 1.5}, "mode": "lines", "showlegend": false, "type": "scatter", "x": [1, 1], "y": [-0.01166, 0.0352]}, {"hoverinfo": "skip", "line": {"color": "#404040", "width": 1.5}, "mode": "lines", "showlegend": false, "type": "scatter", "x": [0.85, 1.15], "y": [0.0352, 0.0352]}, {"hoverinfo": "skip", "line": {"color": "#404040", "width": 1.5}, "mode": "lines", "showlegend": false, "type": "scatter", "x": [0.85, 1.15], "y": [-0.01166, -0.01166]}, {"hoverinfo": "text", "line": {"color": "#404040", "width": 2}, "mode": "lines", "showlegend": false, "text": ["Mean Δ: 0.012", "Mean Δ: 0.012"], "type": "scatter", "x": [0.8, 1.2], "y": [0.01177, 0.01177]}, {"hoverinfo": "skip", "marker": {"cmax": 80, "cmin": 20, "color": [20, 21.22, 22.45, 23.67, 24.9, 26.12, 27.35, 28.57, 29.8, 31.02, 32.24, 33.47, 34.69, 35.92, 37.14, 38.37, 39.59, 40.82, 42.04, 43.27, 44.49, 45.71, 46.94, 48.16, 49.39, 50.61, 51.84, 53.06, 54.29, 55.51, 56.73, 57.96, 59.18, 60.41, 61.63, 62.86, 64.08, 65.31, 66.53, 67.76, 68.98, 70.2, 71.43, 72.65, 73.88, 75.1, 76.33, 77.55, 78.78, 80], "colorbar": {"len": 0.7, "thickness": 10, "tickfont": {"size": 15}, "x": 1.15, "y": 0.5}, "colorscale": [[0, "#1565C0"], [1, "#FFB300"]], "size": 0.1}, "mode": "markers", "showlegend": false, "type": "scatter", "x": [null, null, null, null, null, null, null, null, null, null, null, null, null, null, null, null, null, null, null, null, null, null, null, null, null, null, null, null, null, null, null, null, null, null, null, null, null, null, null, null, null, null, null, null, null, null, null, null, null, null], "y": [null, null, null, null, null, null, null, null, null, null, null, null, null, null, null, null, null, null, null, null, null, null, null, null, null, null, null, null, null, null, null, null, null, null, null, null, null, null, null, null, null, null, null, null, null, null, null, null, null, null]}], "layout": {"annotations": [{"font": {"color": "#404040", "size": 10}, "showarrow": false, "text": "dz = 0.20, p = 0.247", "x": 0, "y": 0.4414}, {"font": {"color": "#404040", "size": 10}, "showarrow": false, "text": "dz = 0.09, p = 0.619", "x": 1, "y": 0.3633}, {"font": {"size": 15}, "showarrow": false, "text": "Age", "x": 1.2, "xref": "paper", "y": 0.9, "yref": "paper"}, {"font": {"color": "#666666", "size": 12}, "showarrow": false, "text": "N = 34", "x": 0.02, "xanchor": "left", "xref": "paper", "y": 0.02, "yref": "paper"}], "font": {"family": "Arial", "size": 14}, "height": 450, "margin": {"b": 40, "l": 60, "r": 100, "t": 50}, "shapes": [{"line": {"color": "black", "dash": "dash", "width": 1}, "type": "line", "x0": 0, "x1": 1, "xref": "x domain", "y0": 0, "y1": 0, "yref": "y"}], "title": {"text": "Within-Subject Differences (Active − Sham)"}, "width": 650, "xaxis": {"autorange": true, "linecolor": "black", "linewidth": 1, "range": [-0.2, 1.2], "showgrid": false, "showline": true, "tickfont": {"size": 15}, "ticktext": ["Δ p(stay | win)", "Δ p(shift | lose)"], "tickvals": [0, 1], "type": "linear", "zeroline": false}, "yaxis": {"autorange": true, "linecolor": "black", "linewidth": 1, "range": [-0.3049, 0.4573], "showgrid": false, "showline": true, "tickfont": {"size": 15}, "type": "linear"}}}
